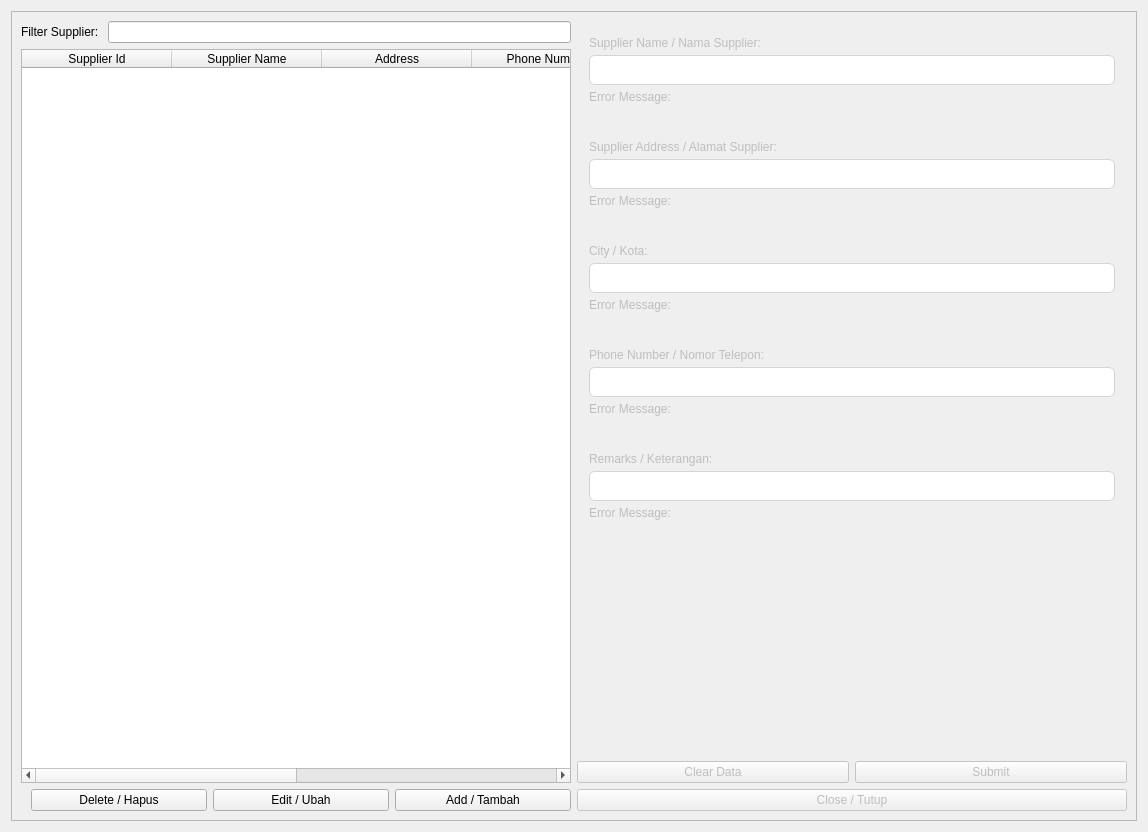
<?xml version="1.0" encoding="UTF-8"?>
<ui version="4.0">
 <class>Supplier</class>
 <widget class="QWidget" name="Supplier">
  <property name="geometry">
   <rect>
    <x>0</x>
    <y>0</y>
    <width>1148</width>
    <height>832</height>
   </rect>
  </property>
  <property name="windowTitle">
   <string>Suppliers</string>
  </property>
  <layout class="QGridLayout" name="gridLayout_2">
   <item row="0" column="0">
    <widget class="QFrame" name="frame">
     <property name="frameShape">
      <enum>QFrame::StyledPanel</enum>
     </property>
     <property name="frameShadow">
      <enum>QFrame::Raised</enum>
     </property>
     <layout class="QGridLayout" name="gridLayout">
      <item row="0" column="0">
       <layout class="QVBoxLayout" name="verticalLayout_7">
        <item>
         <layout class="QHBoxLayout" name="horizontalLayout_4">
          <item>
           <widget class="QLabel" name="filter_categories_label">
            <property name="maximumSize">
             <size>
              <width>16777215</width>
              <height>16777215</height>
             </size>
            </property>
            <property name="text">
             <string>Filter Supplier: </string>
            </property>
            <property name="alignment">
             <set>Qt::AlignLeading|Qt::AlignLeft|Qt::AlignVCenter</set>
            </property>
           </widget>
          </item>
          <item>
           <widget class="QLineEdit" name="supplier_filter_input">
            <property name="minimumSize">
             <size>
              <width>0</width>
              <height>0</height>
             </size>
            </property>
            <property name="maximumSize">
             <size>
              <width>16777215</width>
              <height>16777215</height>
             </size>
            </property>
           </widget>
          </item>
         </layout>
        </item>
        <item>
         <widget class="QTableWidget" name="suppliers_table">
          <property name="minimumSize">
           <size>
            <width>0</width>
            <height>0</height>
           </size>
          </property>
          <property name="maximumSize">
           <size>
            <width>16777215</width>
            <height>16777215</height>
           </size>
          </property>
          <attribute name="horizontalHeaderDefaultSectionSize">
           <number>150</number>
          </attribute>
          <column>
           <property name="text">
            <string>Supplier Id</string>
           </property>
          </column>
          <column>
           <property name="text">
            <string>Supplier Name</string>
           </property>
          </column>
          <column>
           <property name="text">
            <string>Address</string>
           </property>
          </column>
          <column>
           <property name="text">
            <string>Phone Number</string>
           </property>
          </column>
          <column>
           <property name="text">
            <string>City</string>
           </property>
          </column>
          <column>
           <property name="text">
            <string>Remarks</string>
           </property>
          </column>
         </widget>
        </item>
        <item>
         <layout class="QHBoxLayout" name="horizontalLayout_2">
          <property name="leftMargin">
           <number>10</number>
          </property>
          <item>
           <widget class="QPushButton" name="delete_supplier_button">
            <property name="text">
             <string>Delete / Hapus</string>
            </property>
           </widget>
          </item>
          <item>
           <widget class="QPushButton" name="edit_supplier_button">
            <property name="text">
             <string>Edit / Ubah</string>
            </property>
           </widget>
          </item>
          <item>
           <widget class="QPushButton" name="add_supplier_button">
            <property name="text">
             <string>Add / Tambah</string>
            </property>
           </widget>
          </item>
         </layout>
        </item>
       </layout>
      </item>
      <item row="0" column="1">
       <layout class="QVBoxLayout" name="verticalLayout_4">
        <item>
         <layout class="QVBoxLayout" name="verticalLayout">
          <property name="spacing">
           <number>5</number>
          </property>
          <property name="leftMargin">
           <number>12</number>
          </property>
          <property name="topMargin">
           <number>15</number>
          </property>
          <property name="rightMargin">
           <number>12</number>
          </property>
          <property name="bottomMargin">
           <number>15</number>
          </property>
          <item>
           <widget class="QLabel" name="supplier_name_label">
            <property name="enabled">
             <bool>false</bool>
            </property>
            <property name="text">
             <string>Supplier Name / Nama Supplier: </string>
            </property>
           </widget>
          </item>
          <item>
           <widget class="QLineEdit" name="supplier_name_input">
            <property name="enabled">
             <bool>false</bool>
            </property>
            <property name="minimumSize">
             <size>
              <width>0</width>
              <height>30</height>
             </size>
            </property>
            <property name="styleSheet">
             <string notr="true">QLineEdit{
	border: 1px solid #d1d5db;      /* Light gray border */
    border-radius: 6px;             /* Rounded corners */
    outline: none;                  /* Remove default outline */
    color: #333;                    /* Text color */
    background-color: #fff;       /* Light gray background */
    transition: all 0.3s ease-in-out; /* Smooth transition for effects */
}

QLineEdit:focus {
    border: 1px solid #93c5fd;       /* Blue border on focus */
    box-shadow: 0 0 5px rgba(59, 130, 246, 0.5);  /* Soft blue glow */
    background-color: #ffffff;       /* White background when focused */
}</string>
            </property>
           </widget>
          </item>
          <item>
           <widget class="QLabel" name="supplier_name_error_message">
            <property name="enabled">
             <bool>false</bool>
            </property>
            <property name="text">
             <string>Error Message:</string>
            </property>
           </widget>
          </item>
         </layout>
        </item>
        <item>
         <layout class="QVBoxLayout" name="verticalLayout_2">
          <property name="spacing">
           <number>5</number>
          </property>
          <property name="leftMargin">
           <number>12</number>
          </property>
          <property name="topMargin">
           <number>15</number>
          </property>
          <property name="rightMargin">
           <number>12</number>
          </property>
          <property name="bottomMargin">
           <number>15</number>
          </property>
          <item>
           <widget class="QLabel" name="supplier_address_label">
            <property name="enabled">
             <bool>false</bool>
            </property>
            <property name="text">
             <string>Supplier Address / Alamat Supplier: </string>
            </property>
           </widget>
          </item>
          <item>
           <widget class="QLineEdit" name="supplier_address_input">
            <property name="enabled">
             <bool>false</bool>
            </property>
            <property name="minimumSize">
             <size>
              <width>0</width>
              <height>30</height>
             </size>
            </property>
            <property name="styleSheet">
             <string notr="true">QLineEdit{
	border: 1px solid #d1d5db;      /* Light gray border */
    border-radius: 6px;             /* Rounded corners */
    outline: none;                  /* Remove default outline */
    color: #333;                    /* Text color */
    background-color: #fff;       /* Light gray background */
    transition: all 0.3s ease-in-out; /* Smooth transition for effects */
}

QLineEdit:focus {
    border: 1px solid #93c5fd;       /* Blue border on focus */
    box-shadow: 0 0 5px rgba(59, 130, 246, 0.5);  /* Soft blue glow */
    background-color: #ffffff;       /* White background when focused */
}</string>
            </property>
           </widget>
          </item>
          <item>
           <widget class="QLabel" name="category_address_error_message">
            <property name="enabled">
             <bool>false</bool>
            </property>
            <property name="text">
             <string>Error Message:</string>
            </property>
           </widget>
          </item>
         </layout>
        </item>
        <item>
         <layout class="QVBoxLayout" name="verticalLayout_3">
          <property name="spacing">
           <number>5</number>
          </property>
          <property name="leftMargin">
           <number>12</number>
          </property>
          <property name="topMargin">
           <number>15</number>
          </property>
          <property name="rightMargin">
           <number>12</number>
          </property>
          <property name="bottomMargin">
           <number>15</number>
          </property>
          <item>
           <widget class="QLabel" name="supplier_city_label">
            <property name="enabled">
             <bool>false</bool>
            </property>
            <property name="text">
             <string>City / Kota: </string>
            </property>
           </widget>
          </item>
          <item>
           <widget class="QLineEdit" name="supplier_city_input">
            <property name="enabled">
             <bool>false</bool>
            </property>
            <property name="minimumSize">
             <size>
              <width>0</width>
              <height>30</height>
             </size>
            </property>
            <property name="styleSheet">
             <string notr="true">QLineEdit{
	border: 1px solid #d1d5db;      /* Light gray border */
    border-radius: 6px;             /* Rounded corners */
    outline: none;                  /* Remove default outline */
    color: #333;                    /* Text color */
    background-color: #fff;       /* Light gray background */
    transition: all 0.3s ease-in-out; /* Smooth transition for effects */
}

QLineEdit:focus {
    border: 1px solid #93c5fd;       /* Blue border on focus */
    box-shadow: 0 0 5px rgba(59, 130, 246, 0.5);  /* Soft blue glow */
    background-color: #ffffff;       /* White background when focused */
}</string>
            </property>
           </widget>
          </item>
          <item>
           <widget class="QLabel" name="category_city_error_message">
            <property name="enabled">
             <bool>false</bool>
            </property>
            <property name="text">
             <string>Error Message:</string>
            </property>
           </widget>
          </item>
         </layout>
        </item>
        <item>
         <layout class="QVBoxLayout" name="verticalLayout_5">
          <property name="spacing">
           <number>5</number>
          </property>
          <property name="leftMargin">
           <number>12</number>
          </property>
          <property name="topMargin">
           <number>15</number>
          </property>
          <property name="rightMargin">
           <number>12</number>
          </property>
          <property name="bottomMargin">
           <number>15</number>
          </property>
          <item>
           <widget class="QLabel" name="supplier_phone_number_label">
            <property name="enabled">
             <bool>false</bool>
            </property>
            <property name="text">
             <string>Phone Number / Nomor Telepon: </string>
            </property>
           </widget>
          </item>
          <item>
           <widget class="QLineEdit" name="supplier_phone_number_input">
            <property name="enabled">
             <bool>false</bool>
            </property>
            <property name="minimumSize">
             <size>
              <width>0</width>
              <height>30</height>
             </size>
            </property>
            <property name="styleSheet">
             <string notr="true">QLineEdit{
	border: 1px solid #d1d5db;      /* Light gray border */
    border-radius: 6px;             /* Rounded corners */
    outline: none;                  /* Remove default outline */
    color: #333;                    /* Text color */
    background-color: #fff;       /* Light gray background */
    transition: all 0.3s ease-in-out; /* Smooth transition for effects */
}

QLineEdit:focus {
    border: 1px solid #93c5fd;       /* Blue border on focus */
    box-shadow: 0 0 5px rgba(59, 130, 246, 0.5);  /* Soft blue glow */
    background-color: #ffffff;       /* White background when focused */
}</string>
            </property>
           </widget>
          </item>
          <item>
           <widget class="QLabel" name="supplier_phone_number_error_message">
            <property name="enabled">
             <bool>false</bool>
            </property>
            <property name="text">
             <string>Error Message:</string>
            </property>
           </widget>
          </item>
         </layout>
        </item>
        <item>
         <layout class="QVBoxLayout" name="verticalLayout_6">
          <property name="spacing">
           <number>5</number>
          </property>
          <property name="leftMargin">
           <number>12</number>
          </property>
          <property name="topMargin">
           <number>15</number>
          </property>
          <property name="rightMargin">
           <number>12</number>
          </property>
          <property name="bottomMargin">
           <number>15</number>
          </property>
          <item>
           <widget class="QLabel" name="supplier_remarks_label">
            <property name="enabled">
             <bool>false</bool>
            </property>
            <property name="text">
             <string>Remarks / Keterangan: </string>
            </property>
           </widget>
          </item>
          <item>
           <widget class="QLineEdit" name="supplier_remarks_input">
            <property name="enabled">
             <bool>false</bool>
            </property>
            <property name="minimumSize">
             <size>
              <width>0</width>
              <height>30</height>
             </size>
            </property>
            <property name="styleSheet">
             <string notr="true">QLineEdit{
	border: 1px solid #d1d5db;      /* Light gray border */
    border-radius: 6px;             /* Rounded corners */
    outline: none;                  /* Remove default outline */
    color: #333;                    /* Text color */
    background-color: #fff;       /* Light gray background */
    transition: all 0.3s ease-in-out; /* Smooth transition for effects */
}

QLineEdit:focus {
    border: 1px solid #93c5fd;       /* Blue border on focus */
    box-shadow: 0 0 5px rgba(59, 130, 246, 0.5);  /* Soft blue glow */
    background-color: #ffffff;       /* White background when focused */
}</string>
            </property>
           </widget>
          </item>
          <item>
           <widget class="QLabel" name="supplier_remarks_error_message">
            <property name="enabled">
             <bool>false</bool>
            </property>
            <property name="text">
             <string>Error Message:</string>
            </property>
           </widget>
          </item>
         </layout>
        </item>
        <item>
         <spacer name="verticalSpacer">
          <property name="orientation">
           <enum>Qt::Vertical</enum>
          </property>
          <property name="sizeHint" stdset="0">
           <size>
            <width>20</width>
            <height>40</height>
           </size>
          </property>
         </spacer>
        </item>
        <item>
         <layout class="QHBoxLayout" name="horizontalLayout_5">
          <item>
           <widget class="QPushButton" name="clear_supplier_button">
            <property name="enabled">
             <bool>false</bool>
            </property>
            <property name="text">
             <string>Clear Data</string>
            </property>
           </widget>
          </item>
          <item>
           <widget class="QPushButton" name="submit_supplier_button">
            <property name="enabled">
             <bool>false</bool>
            </property>
            <property name="text">
             <string>Submit</string>
            </property>
           </widget>
          </item>
         </layout>
        </item>
        <item>
         <widget class="QPushButton" name="clear_supplier_button_2">
          <property name="enabled">
           <bool>false</bool>
          </property>
          <property name="text">
           <string>Close / Tutup</string>
          </property>
         </widget>
        </item>
       </layout>
      </item>
     </layout>
    </widget>
   </item>
  </layout>
 </widget>
 <resources/>
 <connections/>
</ui>
